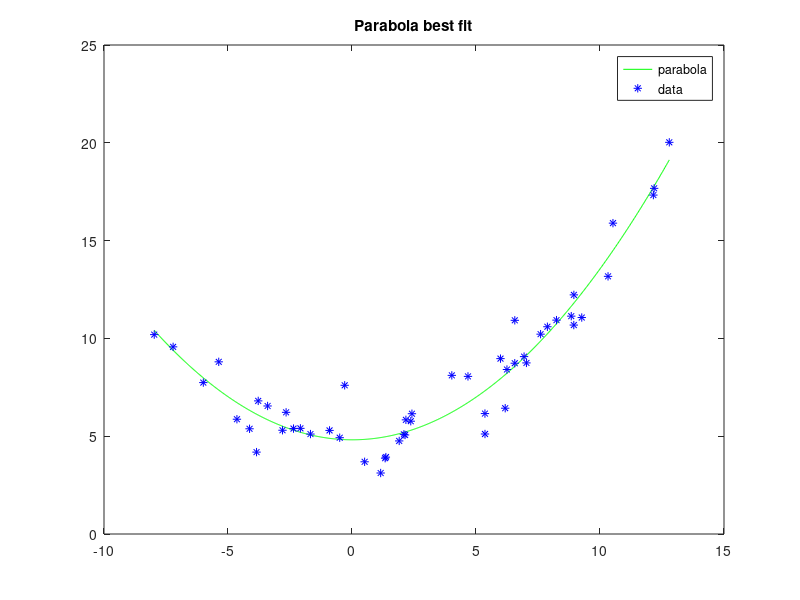

This figure's MATLAB source:
%Branavan Kalapathy
% 6/11/2019
% MATH 344L


function lsaparabola
  load Lab8data2.mat; %load file
  [n,r] = size(data);%size of data paramatrized
   x = data(:,1);
   y = data(:,2);
  
  A =ones(n,3); %form of Matrix A
  b = y; %form of Vector b
  A(:,1) = x.^2;
  A(:,2) = x;
  xv=(A'*A)\(A'*b); % Projection of Matrix A onto b
  %Retreive Paramters
  C = xv(1);
  D = xv(2);
  E = xv(3);
  xplot = linspace(min(x),max(x),1000); 
  yv=C*xplot.^2 + D*xplot + E; % form of Parabola
  fprintf('parabola: %ft^2+%ft+%f\n',xv);%print results
  plot(xplot,yv,'g',x,y,'b*'); %plot
  title('Parabola best fit');
  legend('parabola','data');

  
  
  
end
